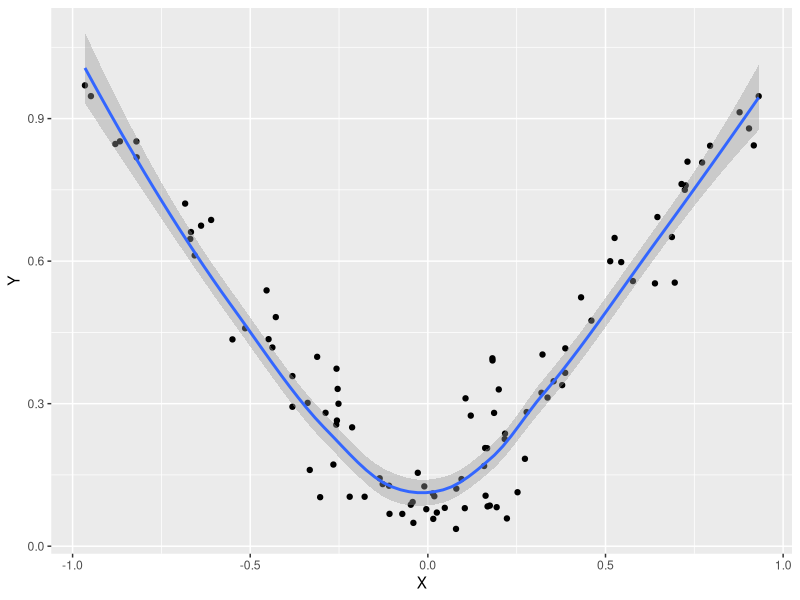
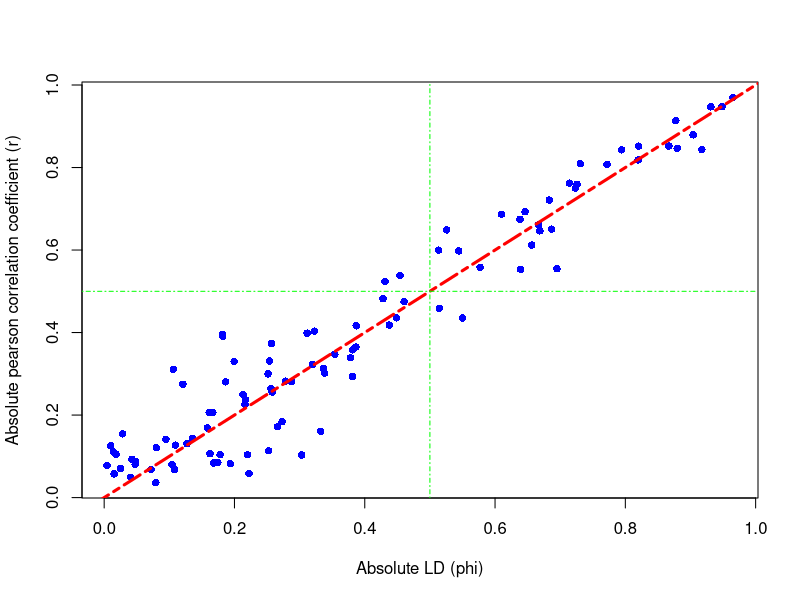

These charts were generated, in order, by the following R code: (Note: this script raises an error after producing the figures.)


LD<-function(vector){
  rlt<-list()
  table<-matrix(table(vector),2,2)
  pAB=table[1,1]/sum(table)
  pA=(2*table[1,1]+table[2,1]+table[1,2])/(2*sum(table))
  pB=(2*table[2,2]+table[2,1]+table[1,2])/(2*sum(table))
  pa=1-pA
  pb=1-pB
  D=pAB-pA*pB
  if(D>0){
    Dmax=min(pA*pb,pa*pB)
  } else{
    Dmax=max(-pA*pB,-pa*pb)
  } 
  Dp=D/Dmax
  r=D/sqrt(pA*pa*pB*pb)
  test<-chisq.test(table,correct = F)
  chisq<-test$statistic
  phi=as.numeric(sqrt(test$statistic/length(vector)))
  A1<-as.numeric(as.factor(unlist(lapply(vector,function(x) substr(x,1,1)))))
  A2<-as.numeric(as.factor(unlist(lapply(vector,function(x) substr(x,2,2)))))  
  fit<-cor.test(A1,A2)
  rlt$corr=as.numeric(fit$estimate)
  rlt$corr.p=as.numeric(fit$p.value)
  rlt$p=test$p.value
  rlt$Dp=Dp
  rlt$r<-as.numeric(r)
  rlt$nobs<-sum(table)
  rlt$phi<-phi
  rlt$chisq<-as.numeric(chisq)
  return(rlt)
}
X<-c()
Y<-c()
for(j in 1:100){
mlc<-c()
Vector<-c()
a<-round(runif(1,1,100))
b<-round(runif(1,1,100))
for(i in 1:100){
  vector<-sample(c(rep("CC",a),rep("CT",b),rep("TC",b),rep("TT",a)),100,replace=T)
  Vector<-c(Vector,vector)
  A1<-abs(sum(as.numeric(as.factor(unlist(lapply(vector,function(x) substr(x,1,1)))))-2))/length(vector)
  A2<-abs(sum(as.numeric(as.factor(unlist(lapply(vector,function(x) substr(x,2,2)))))-2))/length(vector)
  tmp<-data.frame(A1,A2)
  mlc<-rbind(mlc,tmp)
}
x<-LD(Vector)
y<-cor.test(mlc[,1],mlc[,2])
X<-c(X,x$r)
Y<-c(Y,abs(as.numeric(y$estimate)))
print(j)
}
lm(Y~X)
pdf("LDvsCOR.pdf")
plot(x=abs(X),y=Y,xlab="Absolute LD (phi)",ylab="Absolute pearson correlation coefficient (r)",pch=16,col="blue")
abline(a=0,b=1,lwd=3,col="red",lty=6)
abline(h=0.5,lty=4,col="green")
abline(v=0.5,lty=4,col="green")
dev.off()

LD(vector)

data=data.frame(X,Y)
library("ggplot2")
ggplot(data, aes(X, Y)) +  geom_point() +  geom_smooth()



vector<-sample(c(rep("CC",10),rep("CT",100),rep("TC",100),rep("TT",10)),100,replace=T)
table(vector)
LD(vector)
vector<-sample(c(rep("CC",1),rep("CT",1),rep("TC",1),rep("TT",1)),100,replace=T)
LD(vector)
vector<-sample(c(rep("CC",1),rep("CT",2),rep("TC",2),rep("TT",1)),100,replace=T)


? abline
# how to calculate phi
library(vcd)
assocstats(table)
